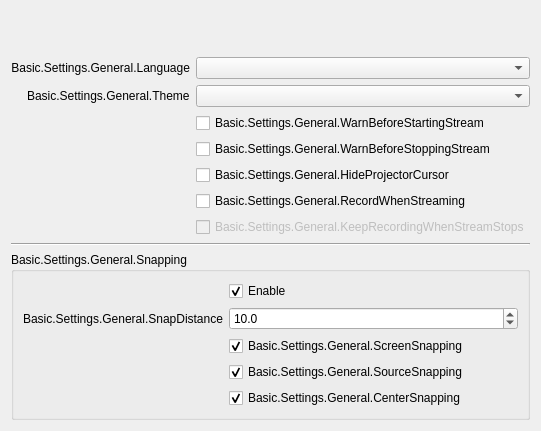
       <widget class="QWidget" name="generalPage">
        <layout class="QFormLayout" name="formLayout_2">
         <property name="fieldGrowthPolicy">
          <enum>QFormLayout::AllNonFixedFieldsGrow</enum>
         </property>
         <property name="labelAlignment">
          <set>Qt::AlignRight|Qt::AlignTrailing|Qt::AlignVCenter</set>
         </property>
         <item row="0" column="0">
          <spacer name="verticalSpacer">
           <property name="orientation">
            <enum>Qt::Vertical</enum>
           </property>
           <property name="sizeHint" stdset="0">
            <size>
             <width>20</width>
             <height>40</height>
            </size>
           </property>
          </spacer>
         </item>
         <item row="1" column="0">
          <widget class="QLabel" name="label">
           <property name="minimumSize">
            <size>
             <width>170</width>
             <height>0</height>
            </size>
           </property>
           <property name="text">
            <string>Basic.Settings.General.Language</string>
           </property>
           <property name="alignment">
            <set>Qt::AlignRight|Qt::AlignTrailing|Qt::AlignVCenter</set>
           </property>
           <property name="buddy">
            <cstring>language</cstring>
           </property>
          </widget>
         </item>
         <item row="1" column="1">
          <widget class="QComboBox" name="language"/>
         </item>
         <item row="2" column="0">
          <widget class="QLabel" name="label_42">
           <property name="text">
            <string>Basic.Settings.General.Theme</string>
           </property>
           <property name="buddy">
            <cstring>theme</cstring>
           </property>
          </widget>
         </item>
         <item row="2" column="1">
          <widget class="QComboBox" name="theme"/>
         </item>
         <item row="3" column="1">
          <widget class="QCheckBox" name="warnBeforeStreamStart">
           <property name="text">
            <string>Basic.Settings.General.WarnBeforeStartingStream</string>
           </property>
          </widget>
         </item>
         <item row="4" column="1">
          <widget class="QCheckBox" name="warnBeforeStreamStop">
           <property name="text">
            <string>Basic.Settings.General.WarnBeforeStoppingStream</string>
           </property>
          </widget>
         </item>
         <item row="6" column="1">
          <widget class="QCheckBox" name="recordWhenStreaming">
           <property name="text">
            <string>Basic.Settings.General.RecordWhenStreaming</string>
           </property>
          </widget>
         </item>
         <item row="8" column="0" colspan="2">
          <widget class="Line" name="line_4">
           <property name="orientation">
            <enum>Qt::Horizontal</enum>
           </property>
          </widget>
         </item>
         <item row="9" column="0" colspan="2">
          <widget class="QGroupBox" name="groupBox_10">
           <property name="enabled">
            <bool>true</bool>
           </property>
           <property name="sizePolicy">
            <sizepolicy hsizetype="Preferred" vsizetype="Maximum">
             <horstretch>0</horstretch>
             <verstretch>0</verstretch>
            </sizepolicy>
           </property>
           <property name="title">
            <string>Basic.Settings.General.Snapping</string>
           </property>
           <property name="flat">
            <bool>false</bool>
           </property>
           <layout class="QFormLayout" name="formLayout_21">
            <property name="labelAlignment">
             <set>Qt::AlignRight|Qt::AlignTrailing|Qt::AlignVCenter</set>
            </property>
            <item row="0" column="1">
             <widget class="QCheckBox" name="snappingEnabled">
              <property name="text">
               <string>Enable</string>
              </property>
              <property name="checked">
               <bool>true</bool>
              </property>
             </widget>
            </item>
            <item row="2" column="1">
             <widget class="QCheckBox" name="screenSnapping">
              <property name="text">
               <string>Basic.Settings.General.ScreenSnapping</string>
              </property>
              <property name="checked">
               <bool>true</bool>
              </property>
             </widget>
            </item>
            <item row="4" column="1">
             <widget class="QCheckBox" name="centerSnapping">
              <property name="text">
               <string>Basic.Settings.General.CenterSnapping</string>
              </property>
              <property name="checked">
               <bool>true</bool>
              </property>
             </widget>
            </item>
            <item row="3" column="1">
             <widget class="QCheckBox" name="sourceSnapping">
              <property name="text">
               <string>Basic.Settings.General.SourceSnapping</string>
              </property>
              <property name="checked">
               <bool>true</bool>
              </property>
             </widget>
            </item>
            <item row="1" column="1">
             <widget class="QDoubleSpinBox" name="snapDistance">
              <property name="decimals">
               <number>1</number>
              </property>
              <property name="singleStep">
               <double>0.500000000000000</double>
              </property>
              <property name="value">
               <double>10.000000000000000</double>
              </property>
             </widget>
            </item>
            <item row="1" column="0">
             <widget class="QLabel" name="label_9">
              <property name="minimumSize">
               <size>
                <width>170</width>
                <height>0</height>
               </size>
              </property>
              <property name="text">
               <string>Basic.Settings.General.SnapDistance</string>
              </property>
              <property name="alignment">
               <set>Qt::AlignRight|Qt::AlignTrailing|Qt::AlignVCenter</set>
              </property>
             </widget>
            </item>
           </layout>
          </widget>
         </item>
         <item row="5" column="1">
          <widget class="QCheckBox" name="hideProjectorCursor">
           <property name="text">
            <string>Basic.Settings.General.HideProjectorCursor</string>
           </property>
          </widget>
         </item>
         <item row="7" column="1">
          <widget class="QCheckBox" name="keepRecordStreamStops">
           <property name="enabled">
            <bool>false</bool>
           </property>
           <property name="text">
            <string>Basic.Settings.General.KeepRecordingWhenStreamStops</string>
           </property>
          </widget>
         </item>
        </layout>
       </widget>
